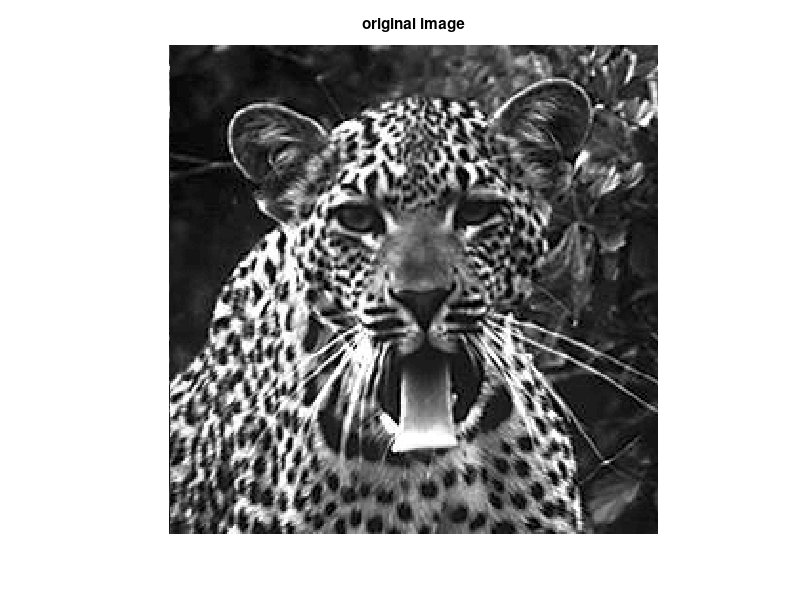

Reproduce this figure in MATLAB. (Note: this script raises an error after producing the figure.)
close all
clear all
clc 

% image import
s = load('tiger.mat');
X = s.tiger;
imshow(X);
title('original image');
impixelinfo;

%% white Gaussian noise
% tiger_noise=imnoise(X,'gaussian',0,0.03); % προσθήκη λευκού Gaussian θόρυβου
% figure;imshow(tiger_noise);
% title('εικόνα με γκαουσιανό θόρυβο');
% 
% av3=fspecial('average',3); %χρήση φίλτρου κινούμενου μέσου
% tiger_av=filter2(av3,tiger_noise);
% figure; imshow(tiger_av);
% title('η έξοδος του 3*3 φίλτρου κινούμενου μέσου');
% 
% figure; freqz2(av3) %απόκριση συχνότητας

v = var(X(:)) / 15; % SNR=15
tiger_gnoise = imnoise(X, 'gaussian', 0, v); % προσθήκη λευκού Gaussian θόρυβου
figure;imshow(tiger_gnoise);
title('image with white Gaussian noise');

av3=fspecial('average',3); %moving average filter
tiger_av=filter2(av3,tiger_gnoise);
figure;
subplot(2,1,1); imshow(tiger_av);
title('the output of moving average');

tiger_med=medfilt2(tiger_gnoise,[3 3]); %median filters
subplot(2,1,2); imshow(tiger_med);
title('output of median filter');

%% impulse noise
tiger_inoise=imnoise(X,'salt & pepper',0.2); % προσθήκη κρουστικού θόρυβου
figure;imshow(tiger_inoise);
title('image with impulse noise');

av3=fspecial('average',3); %moving average filter
tiger_av=filter2(av3,tiger_inoise);
figure; subplot(1,2,1); imshow(tiger_av);
title('the output of moving average filter');

tiger_med=medfilt2(tiger_inoise,[3 3]); %median filter
subplot(1,2,2); imshow(tiger_med);
title('the output of median filter');

% diff=double(tiger_med)-double(X);
% figure; imshow(diff);
% title('διαφορά 2 εικόνων');

%% white Gaussian noise and impulse noise
v = var(X(:)) / 15; % SNR=15
tiger_noise = imnoise(X, 'gaussian', 0, v); % προσθήκη λευκού Gaussian θόρυβου
figure;imshow(tiger_noise);
title('image with white Gaussian noise');

tiger_noise1=imnoise(tiger_noise,'salt & pepper',0.2); % προσθήκη κρουστικού θόρυβου
figure;imshow(tiger_noise1);
title('image with white Gaussian noise and impulse noise');

figure; subplot(1,3,1); imshow(X);
title('original image');

% av3=fspecial('average',3); %χρήση φίλτρου κινούμενου μέσου
% tiger_av=filter2(av3,tiger_noise1);
% subplot(1,3,2); imshow(tiger_av);
% title('χρήση φίλτρου κινούμενου μέσου');
% 
% tiger_med=medfilt2(tiger_av,[3 3]); %χρήση φίλτρο διαμέσου
%  subplot(1,3,3);imshow(tiger_med);
% title('χρήση και των 2 φίλτρων');

tiger_med=medfilt2(tiger_noise1,[3 3]); %χρήση φίλτρο διαμέσου
subplot(1,3,2); imshow(tiger_med);
title('the output of median filter');

av3=fspecial('average',3); %χρήση φίλτρου κινούμενου μέσου
tiger_av=filter2(av3,tiger_med);
subplot(1,3,3); imshow(tiger_av);
title('use of the two filters');
